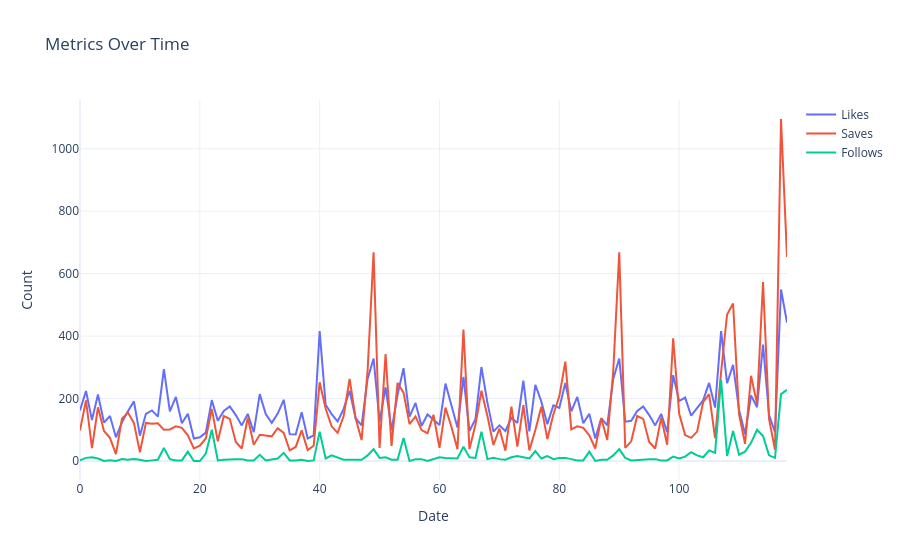

Notebook code cell kept with this figure:
### Markdown cell above
### 8. look at all the metrics like Likes, Saves, and Follows from each post over time

### Code cell
fig = go.Figure()

fig.add_trace(go.Scatter(x=data.index, y=data['Likes'], name='Likes'))
fig.add_trace(go.Scatter(x=data.index, y=data['Saves'], name='Saves'))
fig.add_trace(go.Scatter(x=data.index, y=data['Follows'], name='Follows'))

fig.update_layout(title='Metrics Over Time',
                  xaxis_title='Date',
                  yaxis_title='Count')

fig.show()
